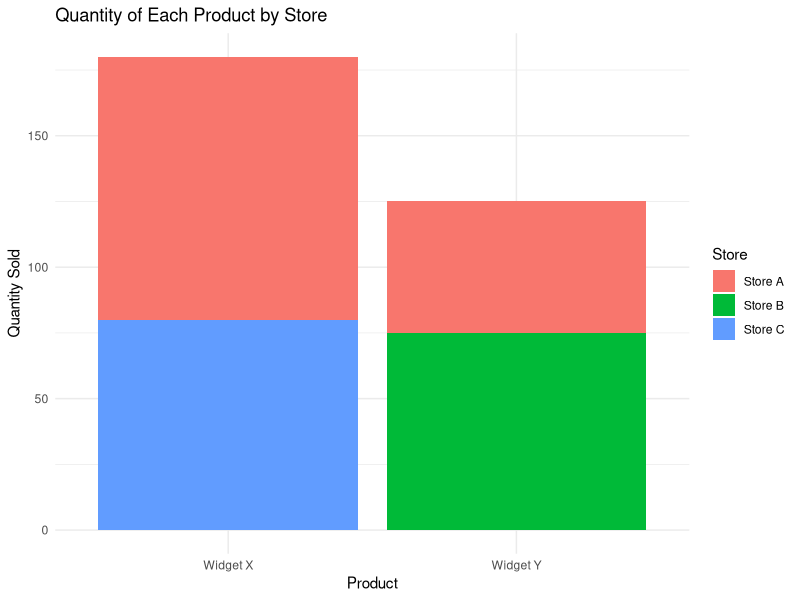
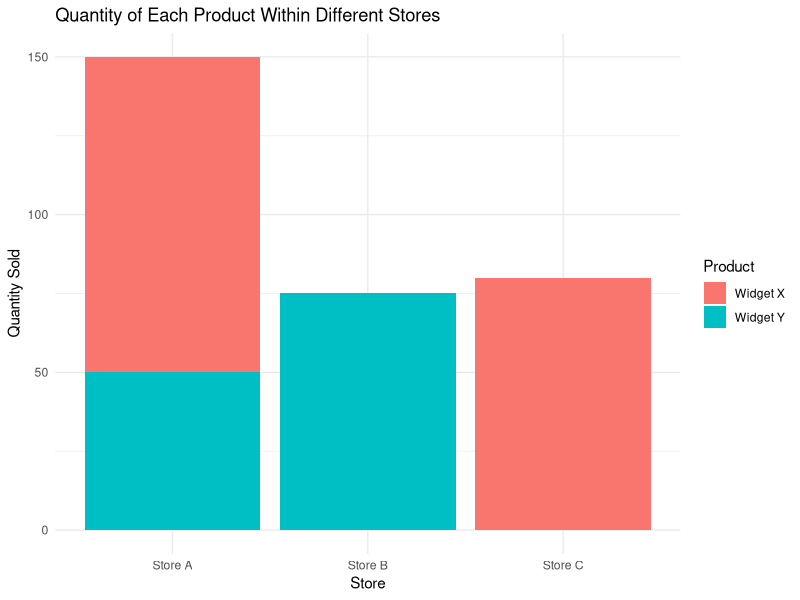
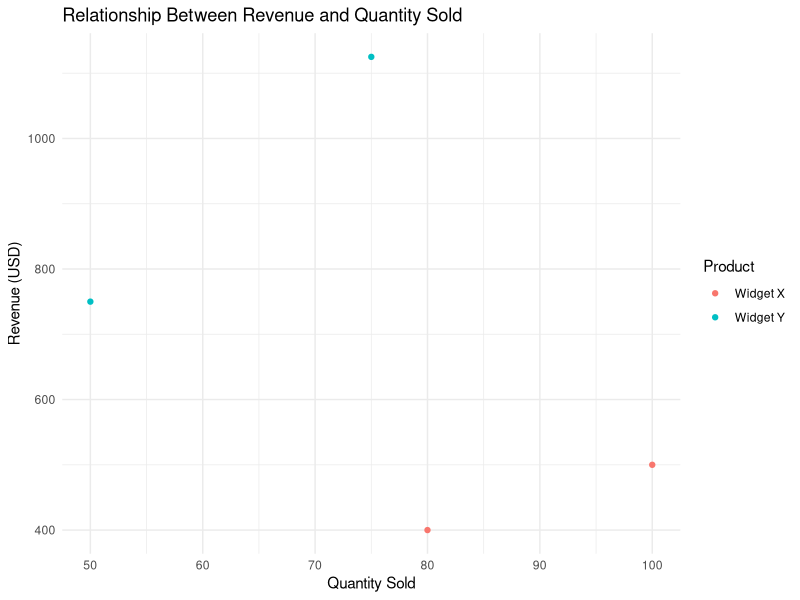

R code for these plots, in order:
# Assuming you have product sales data in a data frame named product_sales
product_sales <- data.frame(
  "Store" = c("Store A", "Store B", "Store A", "Store C"),
  "Product" = c("Widget X", "Widget Y", "Widget Y", "Widget X"),
  "Quantity_Sold" = c(100, 75, 50, 80),
  "Revenue_USD" = c(500.00, 1125.00, 750.00, 400.00)
)

library(ggplot2)

# a. Bar chart to visualize the quantity of each product
bar_chart <- ggplot(product_sales, aes(x = Product, y = Quantity_Sold, fill = Store)) +
  geom_bar(stat = "identity") +
  labs(title = "Quantity of Each Product by Store",
       x = "Product",
       y = "Quantity Sold",
       fill = "Store") +
  theme_minimal()

# b. Stacked bar chart to show the quantity of each product within different stores
stacked_bar_chart <- ggplot(product_sales, aes(x = Store, y = Quantity_Sold, fill = Product)) +
  geom_bar(stat = "identity") +
  labs(title = "Quantity of Each Product Within Different Stores",
       x = "Store",
       y = "Quantity Sold",
       fill = "Product") +
  theme_minimal()

# c. Scatter plot to explore the relationship between Revenue and Quantity
scatter_plot <- ggplot(product_sales, aes(x = Quantity_Sold, y = Revenue_USD, color = Product)) +
  geom_point() +
  labs(title = "Relationship Between Revenue and Quantity Sold",
       x = "Quantity Sold",
       y = "Revenue (USD)",
       color = "Product") +
  theme_minimal()

# Print the visualizations
print(bar_chart)
print(stacked_bar_chart)
print(scatter_plot)
